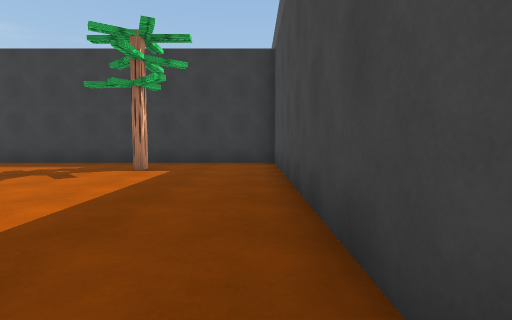
[1] (above)

21 first-person views from a walk through a Unity game level. The camera is 1.2 m above the floor, tilts 4° down and sees 85° across. The floor is counted in squares, 2 m on a side. Each view is taken from the middle of a square. On the plan, view 1 faces up. The plan holds only what a view shows up to about 9 squares ahead; the rest is blank. The place goes on beyond the plan. The player character is not drawn. Some surface patterns are stand-ins.

[2]
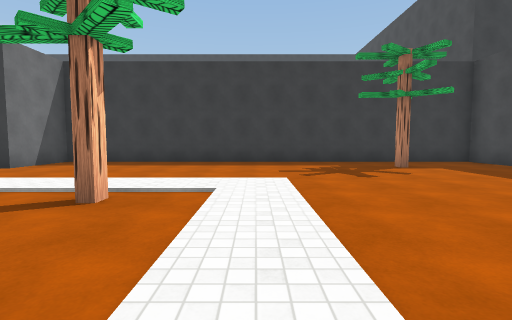

[3]
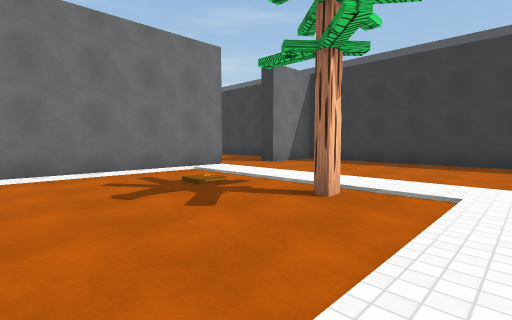

[4]
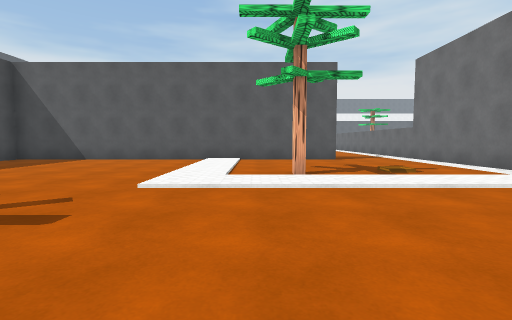

[5]
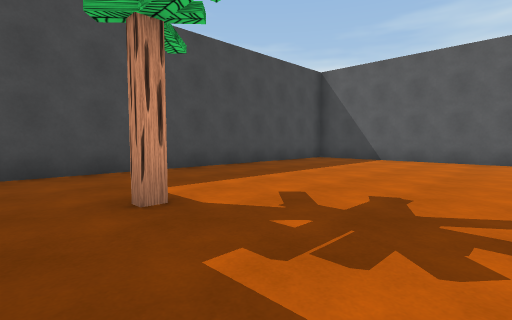

[6]
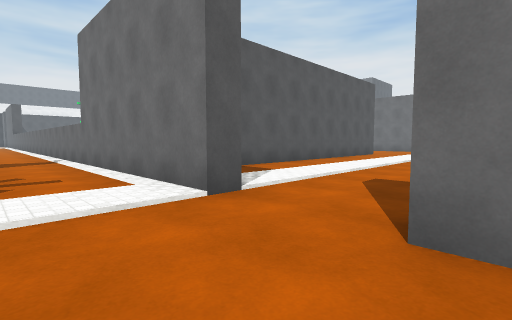

[7]
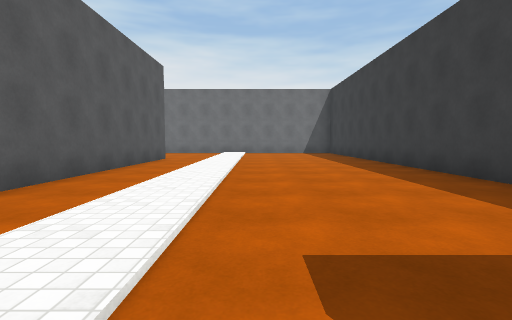

[8]
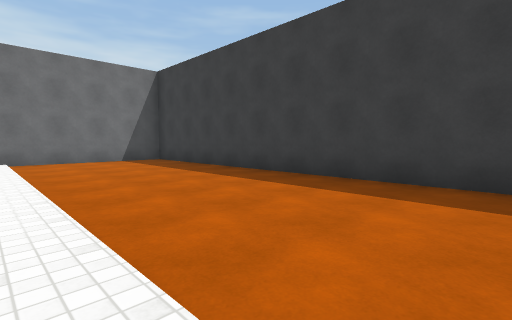

[9]
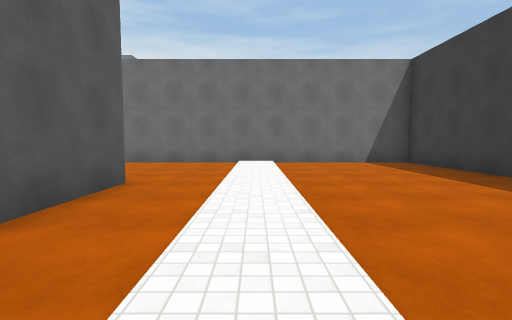

[10]
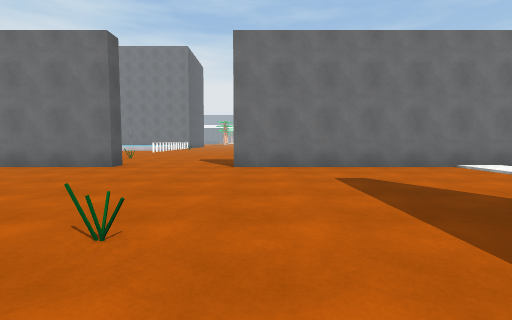

[11]
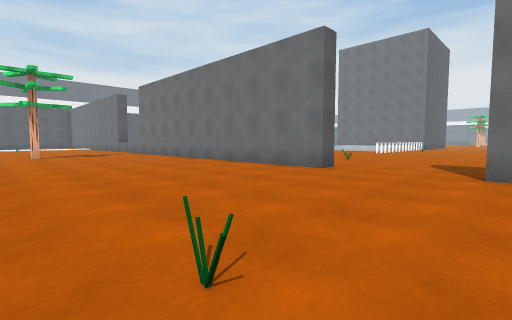

[12]
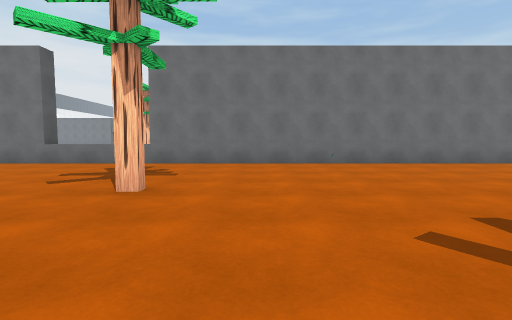

[13]
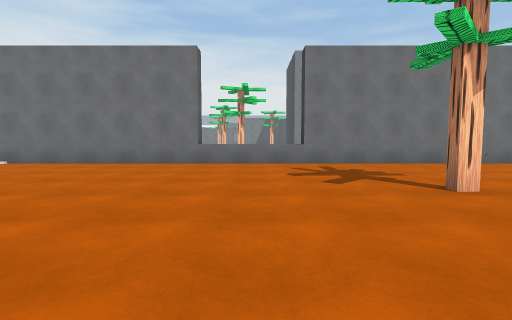

[14]
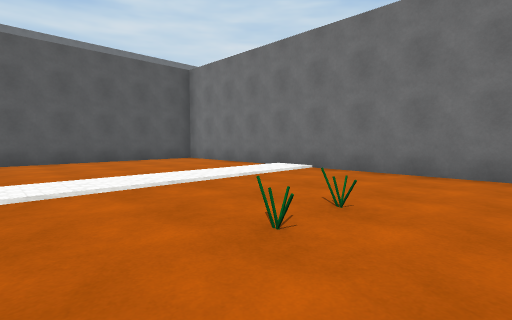

[15]
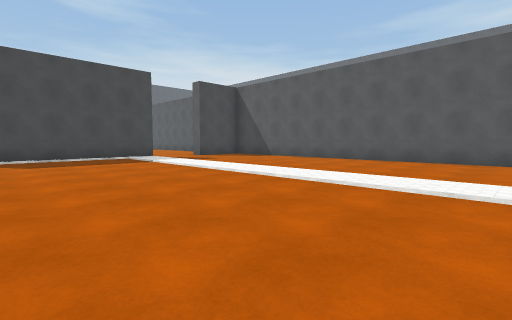

[16]
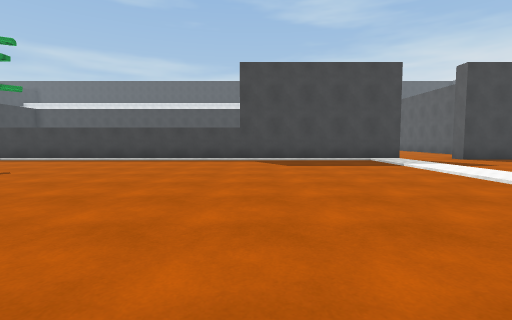

[17]
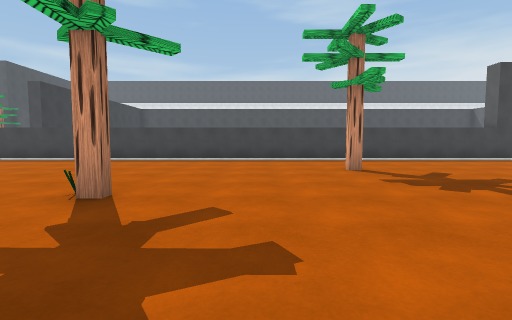

[18]
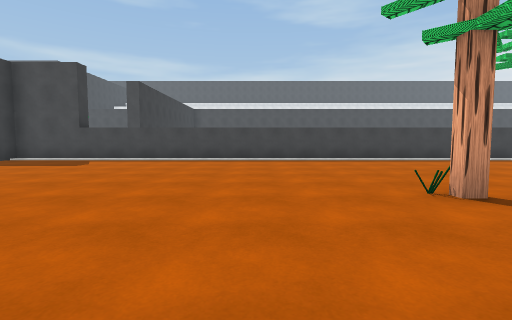

[19]
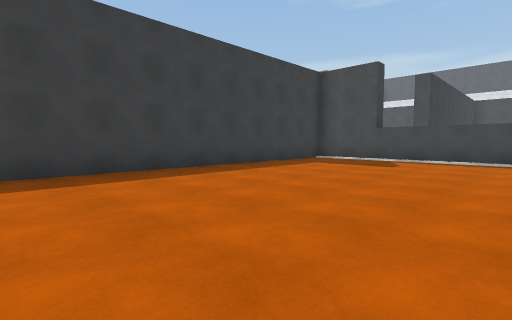

[20]
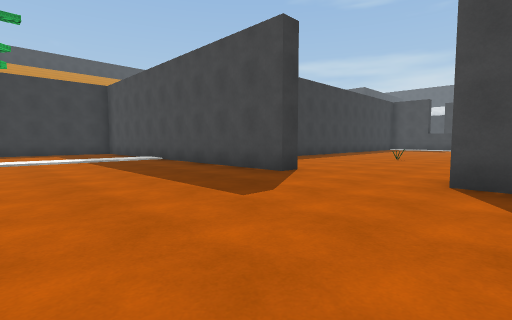

[21]
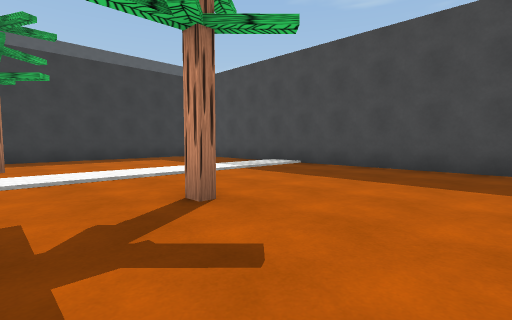

### Floor plan
Points are (right, up) in squares from view 1. A wall is a line through its corners. A room is listed if a view was taken in it or the views show most of it. See-through windows are left out.
Room 1 (views 1, 2, 3, 4, 5, 6)
walls: (-11.8, 3.5) (-11.8, -2.5); (-9.5, -1.8) (0.5, -1.8) (0.5, 7.5) (-11.8, 7.5) (-11.8, 5.5)
ways out: opening at (-12, 4.5) to room 2; opening at (-10.5, -2)
objects: tree (-8, 2); tree (-2, 6)
Room 2 (views 7, 8, 9, 10, 11, 12, 13, 14, 15, 16, 17, 18, 19, 20, 21)
walls: (-26.8, -5.9) (-26.8, -5.2) (-26.3, -5.2) (-26.3, -26.5); (-26.2, -14.7) (-26.9, -14.7); (-26.9, -17.5) (-26.2, -17.5); (-22.2, 1) (-14.5, 1); (-12.4, 3.5) (-11.8, 3.5); (-12.3, -23.6) (-12.3, 0.5) (-20.9, 0.5); (-25.4, -27.5) (-17.6, -27.5); (-16.8, 7.5) (-26.3, 7.5) (-26.3, -2.5) (-26.8, -2.5) (-26.8, 4.6); (-29.6, 7.5) (-32.6, 7.5); (-11.8, 5.5) (-12.2, 5.5); (-12.3, -27.1) (-12.3, -25.5)
ways out: opening at (-12, 4.5) to room 1; opening at (-12, -24.5)
objects: tree (-33, 5); tree (-31, 0); other object (-29, -6); other object (-23, -20); other object (-22, -20); tree (-22, -14) to (-22, -13); other object (-22, -3); other object (-18, -10); tree (-18, -9); tree (-15, -13)

Where each view was taken, in squares from view 1:
view 1: 0 up, 0 right, facing up
view 2: 1 down, 6 left, facing up
view 3: 1 down, 6 left, facing up-left
view 4: 7 up, 7 left, facing down
view 5: 7 up, 5 left, facing down-right
view 6: 6 up, 10 left, facing down-left
view 7: 4 up, 13 left, facing left
view 8: 3 up, 17 left, facing up-left
view 9: 3 up, 18 left, facing left
view 10: 2 down, 20 left, facing left
view 11: 2 down, 21 left, facing down-left
view 12: 12 down, 19 left, facing left
view 13: 16 down, 19 left, facing left
view 14: 19 down, 21 left, facing down-left
view 15: 19 down, 22 left, facing down-right
view 16: 19 down, 21 left, facing right
view 17: 11 down, 21 left, facing right
view 18: 7 down, 21 left, facing right
view 19: 5 down, 21 left, facing up-right
view 20: 6 down, 31 left, facing up-right
view 21: 2 down, 33 left, facing up-right
